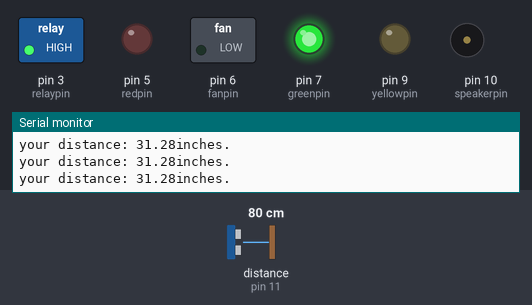
Bench run of a sketch on a simulated Arduino Uno, built with avr-gcc and run on an emulated ATmega328P. Parts: switched loads named in the sketch (green lamp = pin HIGH), output pins drawn as LEDs (lit = HIGH), buzzer (waves = sounding, pin HIGH), the last lines printed to the serial monitor. Wiring (inferred from the names in the program): ultrasonic range finder: trigger pin 12; echo pin 11. Inputs (shaded band) come from the test bench; at power-on: distance to the obstacle (sensor on pin 11) 80 cm. The echo pulse lasts 58.3 µs per cm; pins used as bus, display or sensor lines are not drawn.

Above: at 1.2 s.
1.3 s: distance to the obstacle (sensor on pin 11) set to 74 cm
4.3 s: distance to the obstacle (sensor on pin 11) set to 66 cm
At 5.3 s:
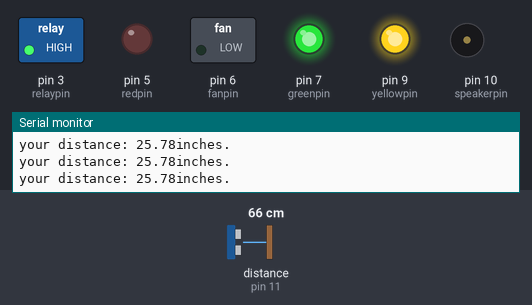
5.8 s: distance to the obstacle (sensor on pin 11) set to 2 cm
At 6.3 s:
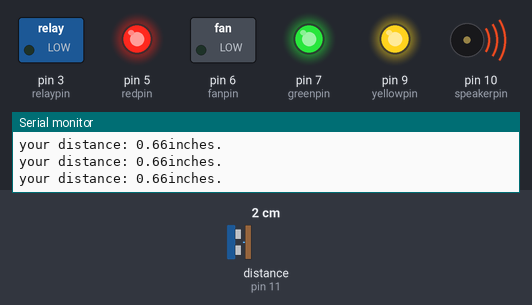
7.3 s: distance to the obstacle (sensor on pin 11) set to 120 cm
At 8.3 s:
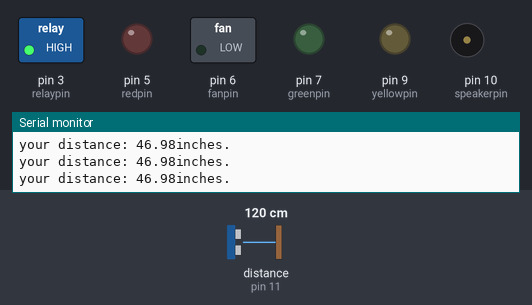
8.8 s: distance to the obstacle (sensor on pin 11) set to 94 cm
10.3 s: distance to the obstacle (sensor on pin 11) set to 86 cm
At 11.1 s:
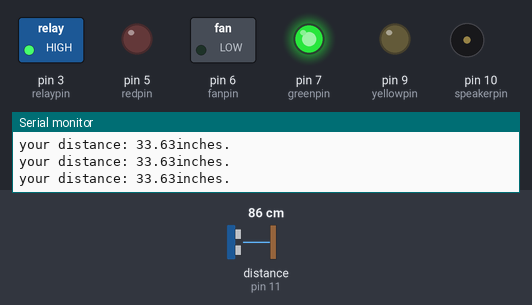
Timing chart, 0 to 13.3 s (numbered marks = the images above; inputs shaded):
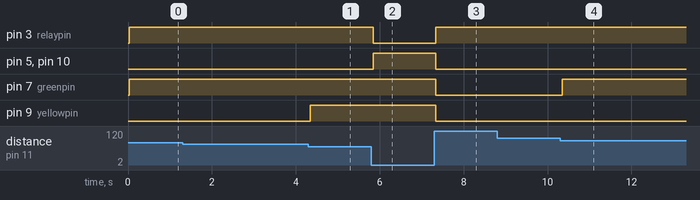

Measured:
- the behaviour switches between 72 and 71 cm on distance to the obstacle (sensor on pin 11) (found by bisection; images 0 and 1)
- the behaviour switches between 90 and 89 cm on distance to the obstacle (sensor on pin 11) (found by bisection; images 3 and 4)
- after the input at 4.3 s, pin 9 (yellowpin): LOW → HIGH after 0.05 s
- after the input at 5.8 s, pin 3 (relaypin): HIGH → LOW at once; pin 5 (redpin), pin 10 (speakerpin): LOW → HIGH at once
- after the input at 7.3 s, pin 3 (relaypin): LOW → HIGH at once; pin 5 (redpin), pin 7 (greenpin), pin 9 (yellowpin), pin 10 (speakerpin): HIGH → LOW at once
- after the input at 10.3 s, pin 7 (greenpin): LOW → HIGH after 0.05 s

The sketch:

Chaff.ino
```cpp
/*
 * this project was done by Engineer Alex Murimi,
 * Simply connect the signal pin of the relay to arduino digital pin 3 of the arduino
 * Connect the trig pin of the ultra sonic sensor to arduino digital pin 12;
 * connect the echo pin of the ultra sonic sensor to arduino digital pin 11;
 *
 *    //////    //       //////     //             //
 *    //  //    //       //         //  //     //  //
 *    //  //    //       //         //   //  //    //
 *    //////    //       //////     //    //       //
 *    //  //    //       //         //             //
 *    //  //    //       //         //             //
 *    //  //    //////   //////     //             //
 *
 */

// pin 3 == relay
// pin 4 == pir
// coiled wire == no
//smooth wire == com
int relaypin=3;
int trigpin=12;
int echopin=11;
int speakerpin=10;
int redpin=5;
int yellowpin=9;
int greenpin=7;
int fanpin=6;

int pingTravelTime;
float pingTravelDistance;
float distanceToTarget;
void setup() {
  // put your setup code here, to run once:
  pinMode(trigpin, OUTPUT);
  pinMode(echopin, INPUT);
  pinMode(speakerpin, OUTPUT);
  pinMode(redpin, OUTPUT);
  pinMode(yellowpin, OUTPUT);
  pinMode(greenpin, OUTPUT);
  pinMode(fanpin, OUTPUT);
  pinMode(relaypin, OUTPUT);

  Serial.begin(9600);


}

void loop() {
  // put your main code here, to run repeatedly:

  measureDistance();
  if(distanceToTarget < 20.00) {
    redWarning();
    relayPinOff();
    digitalWrite(speakerpin,HIGH);
  }else{
    redSafe();
    relayPinOn();
  }
  // the second condition
   if(distanceToTarget <= 28.00){
   yellowWarning();
    }else{
   yellowSafe();
     }
//     the last condition
  if(distanceToTarget < 35.00){
    greenWarning();
  }else{
    greenSafe();
  }
}

void relayPinOn() {
   digitalWrite(relaypin, HIGH);
}
void relayPinOff() {
  digitalWrite(relaypin, LOW);
}

void measureDistance(){
  digitalWrite(trigpin, LOW);
  delayMicroseconds(10);
  digitalWrite(trigpin, HIGH);
  delayMicroseconds(10);
  digitalWrite(trigpin,LOW);
  pingTravelTime=pulseIn(echopin, HIGH);
  delay(25);
  pingTravelDistance=(pingTravelTime*765.*5280.*12) / (3600.*1000000);
  distanceToTarget=pingTravelDistance/2;

  Serial.print("your distance: ");
  Serial.print(distanceToTarget);
  Serial.println("inches.");

  return distanceToTarget;
}
void greenWarning(){
  digitalWrite(greenpin, HIGH);
//  delay(500);


}
void greenSafe() {
digitalWrite(greenpin, LOW);
  digitalWrite(speakerpin, LOW);
}

void yellowWarning(){
  digitalWrite(greenpin, LOW);
  digitalWrite(yellowpin, HIGH);
}

void yellowSafe() {
  digitalWrite(greenpin, LOW);
  digitalWrite(yellowpin, LOW);
  digitalWrite(speakerpin, LOW);
}

void redWarning() {
  digitalWrite(redpin, HIGH);
  digitalWrite(speakerpin, HIGH);
}
void redSafe() {
  digitalWrite(redpin, LOW);
  digitalWrite(speakerpin, LOW);
}

void lightsOn() {
  digitalWrite(greenpin, HIGH);
  digitalWrite(redpin, HIGH);
  digitalWrite(yellowpin, HIGH);
}

void lightsOff() {
digitalWrite(greenpin, LOW);
digitalWrite(redpin,LOW);
digitalWrite(yellowpin,LOW);
digitalWrite(speakerpin,LOW);
}
```
